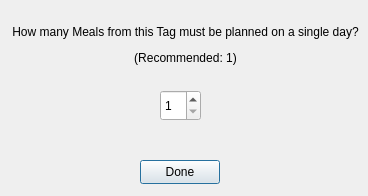
<?xml version="1.0" encoding="UTF-8"?>
<ui version="4.0">
 <class>EditMultitag_AssignTagMeals</class>
 <widget class="QDialog" name="EditMultitag_AssignTagMeals">
  <property name="geometry">
   <rect>
    <x>0</x>
    <y>0</y>
    <width>368</width>
    <height>196</height>
   </rect>
  </property>
  <property name="windowTitle">
   <string>Set Meal Quota</string>
  </property>
  <widget class="QLabel" name="label_requestedMeals">
   <property name="geometry">
    <rect>
     <x>10</x>
     <y>10</y>
     <width>351</width>
     <height>71</height>
    </rect>
   </property>
   <property name="text">
    <string>&lt;html&gt;&lt;head/&gt;&lt;body&gt;&lt;p align=&quot;center&quot;&gt;How many Meals from this Tag must be planned on a single day?&lt;/p&gt;&lt;p align=&quot;center&quot;&gt;(Recommended: 1)&lt;/p&gt;&lt;/body&gt;&lt;/html&gt;</string>
   </property>
  </widget>
  <widget class="QSpinBox" name="spinBox_requestedMeals">
   <property name="geometry">
    <rect>
     <x>160</x>
     <y>90</y>
     <width>41</width>
     <height>31</height>
    </rect>
   </property>
   <property name="minimum">
    <number>1</number>
   </property>
   <property name="maximum">
    <number>100</number>
   </property>
  </widget>
  <widget class="QPushButton" name="pushButton_done">
   <property name="geometry">
    <rect>
     <x>140</x>
     <y>160</y>
     <width>80</width>
     <height>24</height>
    </rect>
   </property>
   <property name="text">
    <string>Done</string>
   </property>
  </widget>
 </widget>
 <resources/>
 <connections/>
</ui>
